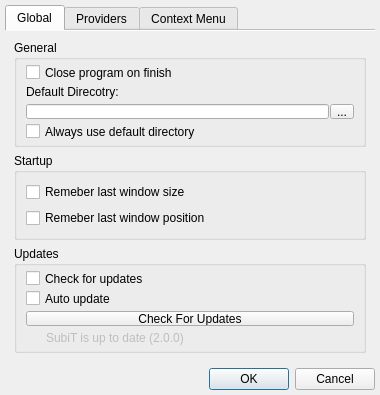
<?xml version="1.0" encoding="UTF-8"?>
<ui version="4.0">
 <class>SettingsQDialog</class>
 <widget class="QDialog" name="SettingsQDialog">
  <property name="windowModality">
   <enum>Qt::NonModal</enum>
  </property>
  <property name="enabled">
   <bool>true</bool>
  </property>
  <property name="geometry">
   <rect>
    <x>0</x>
    <y>0</y>
    <width>380</width>
    <height>395</height>
   </rect>
  </property>
  <property name="sizePolicy">
   <sizepolicy hsizetype="Ignored" vsizetype="Ignored">
    <horstretch>0</horstretch>
    <verstretch>0</verstretch>
   </sizepolicy>
  </property>
  <property name="minimumSize">
   <size>
    <width>380</width>
    <height>395</height>
   </size>
  </property>
  <property name="maximumSize">
   <size>
    <width>380</width>
    <height>395</height>
   </size>
  </property>
  <property name="sizeIncrement">
   <size>
    <width>1</width>
    <height>1</height>
   </size>
  </property>
  <property name="baseSize">
   <size>
    <width>380</width>
    <height>380</height>
   </size>
  </property>
  <property name="windowTitle">
   <string>Settings</string>
  </property>
  <property name="windowIcon">
   <iconset resource="images.qrc">
    <normaloff>:/Global/icon-icon.png</normaloff>:/Global/icon-icon.png</iconset>
  </property>
  <property name="layoutDirection">
   <enum>Qt::LeftToRight</enum>
  </property>
  <property name="sizeGripEnabled">
   <bool>false</bool>
  </property>
  <layout class="QGridLayout" name="gridLayout_6">
   <property name="sizeConstraint">
    <enum>QLayout::SetDefaultConstraint</enum>
   </property>
   <property name="margin">
    <number>5</number>
   </property>
   <item row="0" column="0">
    <widget class="QTabWidget" name="settingsTabWidget">
     <property name="maximumSize">
      <size>
       <width>16777213</width>
       <height>16777215</height>
      </size>
     </property>
     <property name="layoutDirection">
      <enum>Qt::LeftToRight</enum>
     </property>
     <property name="tabPosition">
      <enum>QTabWidget::North</enum>
     </property>
     <property name="tabShape">
      <enum>QTabWidget::Rounded</enum>
     </property>
     <property name="currentIndex">
      <number>0</number>
     </property>
     <property name="iconSize">
      <size>
       <width>24</width>
       <height>24</height>
      </size>
     </property>
     <property name="elideMode">
      <enum>Qt::ElideNone</enum>
     </property>
     <property name="usesScrollButtons">
      <bool>false</bool>
     </property>
     <property name="documentMode">
      <bool>true</bool>
     </property>
     <property name="tabsClosable">
      <bool>false</bool>
     </property>
     <property name="movable">
      <bool>false</bool>
     </property>
     <widget class="QWidget" name="globalTab">
      <attribute name="icon">
       <iconset resource="images.qrc">
        <normaloff>:/Settings/icon-settings-global.png</normaloff>:/Settings/icon-settings-global.png</iconset>
      </attribute>
      <attribute name="title">
       <string>Global</string>
      </attribute>
      <layout class="QVBoxLayout" name="verticalLayout_4">
       <item>
        <widget class="QGroupBox" name="generalGroupBox">
         <property name="title">
          <string>General</string>
         </property>
         <property name="flat">
          <bool>false</bool>
         </property>
         <layout class="QVBoxLayout" name="verticalLayout">
          <property name="spacing">
           <number>5</number>
          </property>
          <property name="topMargin">
           <number>5</number>
          </property>
          <property name="bottomMargin">
           <number>5</number>
          </property>
          <item>
           <widget class="QCheckBox" name="closeOnFinishCheckBox">
            <property name="text">
             <string>Close program on finish</string>
            </property>
           </widget>
          </item>
          <item>
           <widget class="QLabel" name="defaultDirectoryLabel">
            <property name="text">
             <string>Default Direcotry:</string>
            </property>
           </widget>
          </item>
          <item>
           <layout class="QHBoxLayout" name="defaultDirectoryLayout" stretch="100,1">
            <property name="spacing">
             <number>1</number>
            </property>
            <item>
             <widget class="QLineEdit" name="defaultDirectoryLineEdit">
              <property name="sizePolicy">
               <sizepolicy hsizetype="Preferred" vsizetype="Preferred">
                <horstretch>0</horstretch>
                <verstretch>0</verstretch>
               </sizepolicy>
              </property>
             </widget>
            </item>
            <item>
             <widget class="QToolButton" name="defaultDirectoryBrowseButton">
              <property name="sizePolicy">
               <sizepolicy hsizetype="Preferred" vsizetype="Preferred">
                <horstretch>0</horstretch>
                <verstretch>0</verstretch>
               </sizepolicy>
              </property>
              <property name="text">
               <string>...</string>
              </property>
             </widget>
            </item>
           </layout>
          </item>
          <item>
           <widget class="QCheckBox" name="alwaysUseDefaultDirCheckBox">
            <property name="text">
             <string>Always use default directory</string>
            </property>
           </widget>
          </item>
         </layout>
        </widget>
       </item>
       <item>
        <widget class="QGroupBox" name="startupGroupBox">
         <property name="title">
          <string>Startup</string>
         </property>
         <layout class="QVBoxLayout" name="verticalLayout_14">
          <item>
           <widget class="QCheckBox" name="rememberLastWindowSizeCheckBox">
            <property name="text">
             <string>Remeber last window size</string>
            </property>
           </widget>
          </item>
          <item>
           <widget class="QCheckBox" name="rememberLastWindowPositionCheckBox">
            <property name="text">
             <string>Remeber last window position</string>
            </property>
           </widget>
          </item>
         </layout>
        </widget>
       </item>
       <item>
        <widget class="QGroupBox" name="updatesGroupBox">
         <property name="title">
          <string>Updates</string>
         </property>
         <property name="flat">
          <bool>false</bool>
         </property>
         <layout class="QVBoxLayout" name="verticalLayout_2">
          <property name="spacing">
           <number>5</number>
          </property>
          <property name="topMargin">
           <number>5</number>
          </property>
          <property name="bottomMargin">
           <number>5</number>
          </property>
          <item>
           <widget class="QCheckBox" name="checkForUpdatesCheckBox">
            <property name="text">
             <string>Check for updates</string>
            </property>
           </widget>
          </item>
          <item>
           <widget class="QCheckBox" name="autoUpdateCheckBox">
            <property name="text">
             <string>Auto update</string>
            </property>
           </widget>
          </item>
          <item>
           <widget class="QPushButton" name="checkForUpdatesButton">
            <property name="text">
             <string>Check For Updates</string>
            </property>
            <property name="autoDefault">
             <bool>false</bool>
            </property>
           </widget>
          </item>
          <item>
           <layout class="QHBoxLayout" name="versionStatusLayout" stretch="1,20">
            <item>
             <widget class="QLabel" name="versionStatusIconLabel">
              <property name="pixmap">
               <pixmap resource="images.qrc">:/Update/icon-update-latest.png</pixmap>
              </property>
             </widget>
            </item>
            <item>
             <widget class="QLabel" name="versionStatusTextLabel">
              <property name="enabled">
               <bool>false</bool>
              </property>
              <property name="minimumSize">
               <size>
                <width>0</width>
                <height>0</height>
               </size>
              </property>
              <property name="maximumSize">
               <size>
                <width>16777215</width>
                <height>16777215</height>
               </size>
              </property>
              <property name="text">
               <string>SubiT is up to date (2.0.0)</string>
              </property>
              <property name="textFormat">
               <enum>Qt::PlainText</enum>
              </property>
              <property name="scaledContents">
               <bool>true</bool>
              </property>
              <property name="wordWrap">
               <bool>false</bool>
              </property>
             </widget>
            </item>
           </layout>
          </item>
         </layout>
        </widget>
       </item>
       <item>
        <spacer name="verticalSpacer">
         <property name="orientation">
          <enum>Qt::Vertical</enum>
         </property>
         <property name="sizeHint" stdset="0">
          <size>
           <width>20</width>
           <height>40</height>
          </size>
         </property>
        </spacer>
       </item>
      </layout>
     </widget>
     <widget class="QWidget" name="providersTab">
      <attribute name="icon">
       <iconset resource="images.qrc">
        <normaloff>:/Settings/icon-settings-providers.png</normaloff>:/Settings/icon-settings-providers.png</iconset>
      </attribute>
      <attribute name="title">
       <string>Providers</string>
      </attribute>
      <layout class="QVBoxLayout" name="verticalLayout_5">
       <item>
        <widget class="QGroupBox" name="providersGroupBpx">
         <property name="title">
          <string/>
         </property>
         <property name="flat">
          <bool>false</bool>
         </property>
         <layout class="QVBoxLayout" name="verticalLayout_3">
          <item>
           <layout class="QVBoxLayout" name="verticalLayout_7">
            <item>
             <widget class="QLabel" name="label">
              <property name="text">
               <string>Langauge Order:</string>
              </property>
              <property name="alignment">
               <set>Qt::AlignLeading|Qt::AlignLeft|Qt::AlignTop</set>
              </property>
             </widget>
            </item>
            <item>
             <layout class="QHBoxLayout" name="languageOrderLayout">
              <item>
               <widget class="QListWidget" name="advancedLanguageListWidget">
                <property name="verticalScrollBarPolicy">
                 <enum>Qt::ScrollBarAlwaysOn</enum>
                </property>
               </widget>
              </item>
              <item>
               <layout class="QVBoxLayout" name="verticalLayout_12" stretch="0,0">
                <property name="spacing">
                 <number>0</number>
                </property>
                <property name="sizeConstraint">
                 <enum>QLayout::SetNoConstraint</enum>
                </property>
                <property name="leftMargin">
                 <number>0</number>
                </property>
                <property name="topMargin">
                 <number>10</number>
                </property>
                <property name="rightMargin">
                 <number>0</number>
                </property>
                <property name="bottomMargin">
                 <number>10</number>
                </property>
                <item>
                 <widget class="QToolButton" name="languageUpToolButton">
                  <property name="minimumSize">
                   <size>
                    <width>50</width>
                    <height>0</height>
                   </size>
                  </property>
                  <property name="maximumSize">
                   <size>
                    <width>50</width>
                    <height>16777215</height>
                   </size>
                  </property>
                  <property name="text">
                   <string>...</string>
                  </property>
                  <property name="icon">
                   <iconset resource="images.qrc">
                    <normaloff>:/Settings/icon-settings-uparrow.png</normaloff>:/Settings/icon-settings-uparrow.png</iconset>
                  </property>
                  <property name="arrowType">
                   <enum>Qt::NoArrow</enum>
                  </property>
                 </widget>
                </item>
                <item>
                 <widget class="QToolButton" name="languageDownToolButton">
                  <property name="minimumSize">
                   <size>
                    <width>50</width>
                    <height>0</height>
                   </size>
                  </property>
                  <property name="maximumSize">
                   <size>
                    <width>50</width>
                    <height>16777215</height>
                   </size>
                  </property>
                  <property name="text">
                   <string>...</string>
                  </property>
                  <property name="icon">
                   <iconset resource="images.qrc">
                    <normaloff>:/Settings/icon-settings-downarrow.png</normaloff>:/Settings/icon-settings-downarrow.png</iconset>
                  </property>
                  <property name="arrowType">
                   <enum>Qt::NoArrow</enum>
                  </property>
                 </widget>
                </item>
               </layout>
              </item>
             </layout>
            </item>
           </layout>
          </item>
          <item>
           <layout class="QVBoxLayout" name="verticalLayout_11">
            <item>
             <widget class="QLabel" name="label_2">
              <property name="text">
               <string>Providers Order:</string>
              </property>
              <property name="alignment">
               <set>Qt::AlignLeading|Qt::AlignLeft|Qt::AlignTop</set>
              </property>
             </widget>
            </item>
            <item>
             <layout class="QHBoxLayout" name="providersOrderLayout">
              <item>
               <widget class="QListWidget" name="advancedProvidersListWidget">
                <property name="verticalScrollBarPolicy">
                 <enum>Qt::ScrollBarAlwaysOn</enum>
                </property>
               </widget>
              </item>
              <item>
               <layout class="QVBoxLayout" name="verticalLayout_6">
                <property name="spacing">
                 <number>0</number>
                </property>
                <property name="sizeConstraint">
                 <enum>QLayout::SetNoConstraint</enum>
                </property>
                <property name="leftMargin">
                 <number>0</number>
                </property>
                <property name="topMargin">
                 <number>10</number>
                </property>
                <property name="rightMargin">
                 <number>0</number>
                </property>
                <property name="bottomMargin">
                 <number>10</number>
                </property>
                <item>
                 <widget class="QToolButton" name="providerUpTooButton">
                  <property name="minimumSize">
                   <size>
                    <width>50</width>
                    <height>0</height>
                   </size>
                  </property>
                  <property name="maximumSize">
                   <size>
                    <width>50</width>
                    <height>16777215</height>
                   </size>
                  </property>
                  <property name="text">
                   <string>...</string>
                  </property>
                  <property name="icon">
                   <iconset resource="images.qrc">
                    <normaloff>:/Settings/icon-settings-uparrow.png</normaloff>:/Settings/icon-settings-uparrow.png</iconset>
                  </property>
                  <property name="arrowType">
                   <enum>Qt::NoArrow</enum>
                  </property>
                 </widget>
                </item>
                <item>
                 <widget class="QToolButton" name="providerDownToolButton">
                  <property name="minimumSize">
                   <size>
                    <width>50</width>
                    <height>0</height>
                   </size>
                  </property>
                  <property name="maximumSize">
                   <size>
                    <width>50</width>
                    <height>16777215</height>
                   </size>
                  </property>
                  <property name="text">
                   <string>...</string>
                  </property>
                  <property name="icon">
                   <iconset resource="images.qrc">
                    <normaloff>:/Settings/icon-settings-downarrow.png</normaloff>:/Settings/icon-settings-downarrow.png</iconset>
                  </property>
                  <property name="arrowType">
                   <enum>Qt::NoArrow</enum>
                  </property>
                 </widget>
                </item>
               </layout>
              </item>
             </layout>
            </item>
            <item>
             <widget class="QCheckBox" name="useAllProvidersCheckBox">
              <property name="text">
               <string>Use all the avaliable providers</string>
              </property>
             </widget>
            </item>
           </layout>
          </item>
         </layout>
        </widget>
       </item>
       <item>
        <widget class="QGroupBox" name="flowGroupBox">
         <property name="title">
          <string>Flow</string>
         </property>
         <layout class="QVBoxLayout" name="verticalLayout_13">
          <item>
           <widget class="QCheckBox" name="rankUsingPropertiesCheckBox">
            <property name="text">
             <string>Rank using only Resolution and Audio proprerties</string>
            </property>
           </widget>
          </item>
          <item>
           <widget class="QCheckBox" name="inDepthSearchCheckBox">
            <property name="text">
             <string>Perform In Depth search when needed</string>
            </property>
           </widget>
          </item>
         </layout>
        </widget>
       </item>
      </layout>
     </widget>
     <widget class="QWidget" name="associationTab">
      <attribute name="icon">
       <iconset resource="images.qrc">
        <normaloff>:/Settings/icon-settings-association.png</normaloff>:/Settings/icon-settings-association.png</iconset>
      </attribute>
      <attribute name="title">
       <string>Context Menu</string>
      </attribute>
      <layout class="QVBoxLayout" name="verticalLayout_9" stretch="20,0">
       <item>
        <widget class="QGroupBox" name="fileExtensionsGroupBpx">
         <property name="title">
          <string/>
         </property>
         <property name="flat">
          <bool>false</bool>
         </property>
         <layout class="QVBoxLayout" name="verticalLayout_8">
          <item>
           <widget class="QCheckBox" name="associateExtensionsCheckBox">
            <property name="text">
             <string>Associate extensions</string>
            </property>
            <property name="checked">
             <bool>false</bool>
            </property>
           </widget>
          </item>
          <item>
           <widget class="QGroupBox" name="extensionsGroupBox">
            <property name="enabled">
             <bool>false</bool>
            </property>
            <property name="flat">
             <bool>true</bool>
            </property>
            <layout class="QVBoxLayout" name="extensionsWholeLayout">
             <item>
              <widget class="QLabel" name="extensionsSelectionLabel">
               <property name="text">
                <string>Select file extensions for right click menu:</string>
               </property>
              </widget>
             </item>
             <item>
              <layout class="QHBoxLayout" name="extensionsLayout">
               <property name="spacing">
                <number>5</number>
               </property>
               <item>
                <widget class="QListWidget" name="extensionsListWidget">
                 <property name="minimumSize">
                  <size>
                   <width>0</width>
                   <height>80</height>
                  </size>
                 </property>
                 <property name="maximumSize">
                  <size>
                   <width>16777215</width>
                   <height>80</height>
                  </size>
                 </property>
                 <property name="verticalScrollBarPolicy">
                  <enum>Qt::ScrollBarAsNeeded</enum>
                 </property>
                </widget>
               </item>
               <item>
                <layout class="QVBoxLayout" name="verticalLayout_10">
                 <property name="spacing">
                  <number>1</number>
                 </property>
                 <property name="sizeConstraint">
                  <enum>QLayout::SetFixedSize</enum>
                 </property>
                 <property name="topMargin">
                  <number>30</number>
                 </property>
                 <property name="bottomMargin">
                  <number>30</number>
                 </property>
                 <item>
                  <widget class="QToolButton" name="extensionsAddToolButton">
                   <property name="sizePolicy">
                    <sizepolicy hsizetype="Expanding" vsizetype="Expanding">
                     <horstretch>0</horstretch>
                     <verstretch>0</verstretch>
                    </sizepolicy>
                   </property>
                   <property name="maximumSize">
                    <size>
                     <width>16777215</width>
                     <height>16777215</height>
                    </size>
                   </property>
                   <property name="text">
                    <string>Add</string>
                   </property>
                   <property name="icon">
                    <iconset resource="images.qrc">
                     <normaloff>:/Settings/icon-settings-add.png</normaloff>:/Settings/icon-settings-add.png</iconset>
                   </property>
                   <property name="toolButtonStyle">
                    <enum>Qt::ToolButtonTextBesideIcon</enum>
                   </property>
                   <property name="arrowType">
                    <enum>Qt::NoArrow</enum>
                   </property>
                  </widget>
                 </item>
                 <item>
                  <widget class="QToolButton" name="extensionsDeleteToolButton">
                   <property name="sizePolicy">
                    <sizepolicy hsizetype="Expanding" vsizetype="Expanding">
                     <horstretch>0</horstretch>
                     <verstretch>0</verstretch>
                    </sizepolicy>
                   </property>
                   <property name="text">
                    <string>Delete</string>
                   </property>
                   <property name="icon">
                    <iconset resource="images.qrc">
                     <normaloff>:/Settings/icon-settings-remove.png</normaloff>:/Settings/icon-settings-remove.png</iconset>
                   </property>
                   <property name="toolButtonStyle">
                    <enum>Qt::ToolButtonTextBesideIcon</enum>
                   </property>
                   <property name="arrowType">
                    <enum>Qt::NoArrow</enum>
                   </property>
                  </widget>
                 </item>
                </layout>
               </item>
              </layout>
             </item>
             <item>
              <widget class="QLabel" name="interactionTypeSelectionLabel">
               <property name="lineWidth">
                <number>1</number>
               </property>
               <property name="text">
                <string>Interaction mode when launching from Context Menu:</string>
               </property>
               <property name="scaledContents">
                <bool>false</bool>
               </property>
               <property name="wordWrap">
                <bool>true</bool>
               </property>
              </widget>
             </item>
             <item>
              <widget class="QComboBox" name="interactionTypeSelectionComboBox"/>
             </item>
            </layout>
           </widget>
          </item>
         </layout>
        </widget>
       </item>
       <item>
        <spacer name="verticalSpacer_3">
         <property name="orientation">
          <enum>Qt::Vertical</enum>
         </property>
         <property name="sizeType">
          <enum>QSizePolicy::Maximum</enum>
         </property>
         <property name="sizeHint" stdset="0">
          <size>
           <width>20</width>
           <height>80</height>
          </size>
         </property>
        </spacer>
       </item>
      </layout>
     </widget>
    </widget>
   </item>
   <item row="2" column="0">
    <layout class="QHBoxLayout" name="horizontalLayout">
     <item>
      <spacer name="horizontalSpacer">
       <property name="orientation">
        <enum>Qt::Horizontal</enum>
       </property>
       <property name="sizeHint" stdset="0">
        <size>
         <width>40</width>
         <height>20</height>
        </size>
       </property>
      </spacer>
     </item>
     <item>
      <widget class="QPushButton" name="okPushButton">
       <property name="styleSheet">
        <string notr="true"/>
       </property>
       <property name="text">
        <string>OK</string>
       </property>
       <property name="icon">
        <iconset resource="images.qrc">
         <normaloff>:/Settings/icon-settings-ok.png</normaloff>:/Settings/icon-settings-ok.png</iconset>
       </property>
       <property name="iconSize">
        <size>
         <width>16</width>
         <height>16</height>
        </size>
       </property>
      </widget>
     </item>
     <item>
      <widget class="QPushButton" name="cancelPushButton">
       <property name="styleSheet">
        <string notr="true"/>
       </property>
       <property name="text">
        <string>Cancel</string>
       </property>
       <property name="icon">
        <iconset resource="images.qrc">
         <normaloff>:/Settings/icon-settings-cancel.png</normaloff>:/Settings/icon-settings-cancel.png</iconset>
       </property>
       <property name="iconSize">
        <size>
         <width>16</width>
         <height>16</height>
        </size>
       </property>
       <property name="autoDefault">
        <bool>false</bool>
       </property>
      </widget>
     </item>
    </layout>
   </item>
  </layout>
 </widget>
 <resources>
  <include location="images.qrc"/>
  <include location="images.qrc"/>
 </resources>
 <connections>
  <connection>
   <sender>associateExtensionsCheckBox</sender>
   <signal>toggled(bool)</signal>
   <receiver>extensionsGroupBox</receiver>
   <slot>setEnabled(bool)</slot>
   <hints>
    <hint type="sourcelabel">
     <x>87</x>
     <y>72</y>
    </hint>
    <hint type="destinationlabel">
     <x>75</x>
     <y>112</y>
    </hint>
   </hints>
  </connection>
  <connection>
   <sender>checkForUpdatesCheckBox</sender>
   <signal>toggled(bool)</signal>
   <receiver>autoUpdateCheckBox</receiver>
   <slot>setEnabled(bool)</slot>
   <hints>
    <hint type="sourcelabel">
     <x>108</x>
     <y>271</y>
    </hint>
    <hint type="destinationlabel">
     <x>104</x>
     <y>292</y>
    </hint>
   </hints>
  </connection>
  <connection>
   <sender>cancelPushButton</sender>
   <signal>clicked()</signal>
   <receiver>SettingsQDialog</receiver>
   <slot>close()</slot>
   <hints>
    <hint type="sourcelabel">
     <x>373</x>
     <y>388</y>
    </hint>
    <hint type="destinationlabel">
     <x>189</x>
     <y>174</y>
    </hint>
   </hints>
  </connection>
  <connection>
   <sender>associateExtensionsCheckBox</sender>
   <signal>toggled(bool)</signal>
   <receiver>extensionsGroupBox</receiver>
   <slot>setEnabled(bool)</slot>
   <hints>
    <hint type="sourcelabel">
     <x>45</x>
     <y>72</y>
    </hint>
    <hint type="destinationlabel">
     <x>41</x>
     <y>100</y>
    </hint>
   </hints>
  </connection>
 </connections>
</ui>
